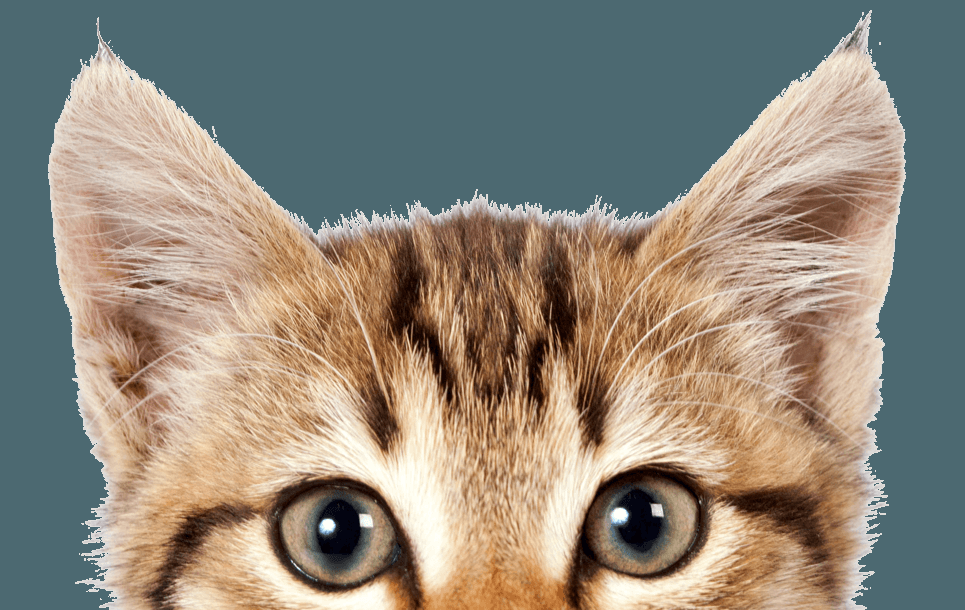
//> input picture tests/region_of_interest/cat.png, 965 x 610 px
$ ./region_of_interest   (built with g++ and OpenCV 4)
//> lines starting //> are read from the running program, lines starting //| are printed output that depends on the picture
#include <iostream>
#include <opencv2/opencv.hpp>

int main (int argc, char** argv){
  cv::Mat img = cv::imread("./cat.png", cv::IMREAD_COLOR);
//> img is the input picture: 610 rows x 965 cols, CV_8UC3; mean B, G, R 122.6, 135.3, 142.7
  if (!img.data){
    std::cout << "ERROR LOADING ./cat.png" << std::endl;
    return 1;
  }
  cv::Mat region_of_interest_1 (img, cv::Rect (0, 0, 300, 300));
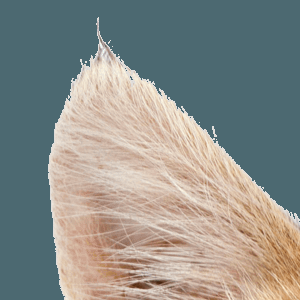
//> region_of_interest_1: 300 rows x 300 cols, CV_8UC3; mean B, G, R 137.6, 143, 140.6
  cv::Mat region_of_interest_2 = img(cv::Range(300,600), cv::Range(300,600));
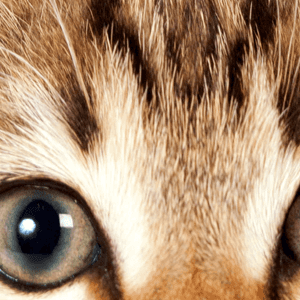
//> region_of_interest_2: 300 rows x 300 cols, CV_8UC3; mean B, G, R 111.9, 140.6, 171.4

  cv::namedWindow("original", cv::WINDOW_AUTOSIZE);
  cv::namedWindow("region_of_interest_1", cv::WINDOW_AUTOSIZE);
  cv::namedWindow("region_of_interest_2", cv::WINDOW_AUTOSIZE);
  cv::imshow("region_of_interest_1", region_of_interest_1);
  cv::imshow("region_of_interest_2", region_of_interest_2);
  cv::imshow("original", img);

  cv::waitKey(0);

  return 0;
}
